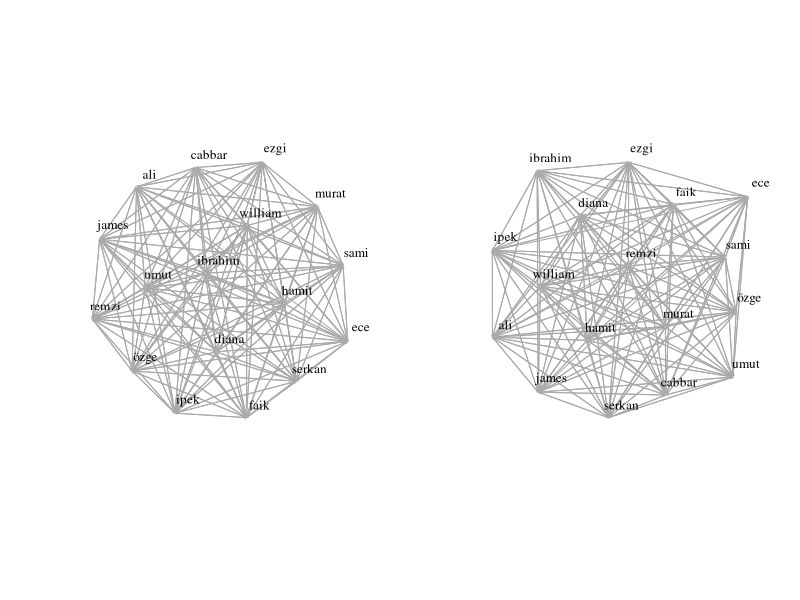

Recreate this plot in R.
## ---- chunk 1
knitr::opts_chunk$set(
	echo = TRUE,
	message = FALSE,
	warning = FALSE
)
## ---- chunk 2
#define function
draw_my_graph<-function(graph_object){
  layout <- layout.fruchterman.reingold(graph_object)
  # Plotting with configuration
  plot(graph_object,
     edge.arrow.size=.1, 
     vertex.color="gold", 
     vertex.size=.2,
     vertex.frame.color="gray", 
     vertex.label.color="black", 
     vertex.label.cex=0.8, 
     vertex.label.dist=2, 
     edge.curved=0,
     layout=layout)
}
## ---- chunk 3
library(igraph)
library(readr)
network1 <- readr::read_csv("../data/01.csv")
network2 <- readr::read_csv("../data/03.csv")
g1 <- graph_from_data_frame(network1)
g2 <- graph_from_data_frame(network2)

# Plotting with configuration
par(mfrow=c(1,2)) # two graph in the same plot
draw_my_graph(g1)
draw_my_graph(g2)
## ---- chunk 4
edge_density(g1)
edge_density(g2)
